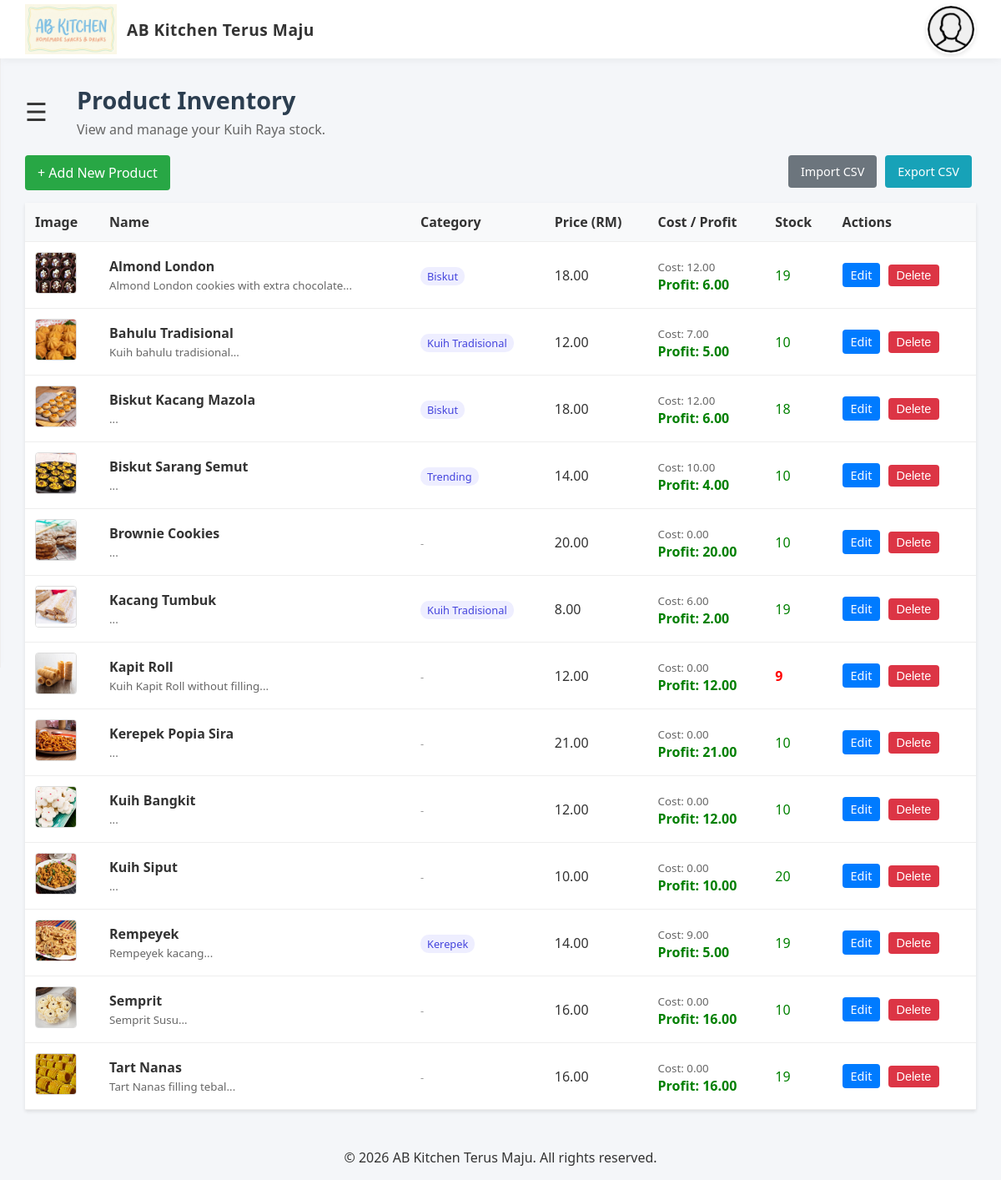
Before: /products (signed in) with the older database file.
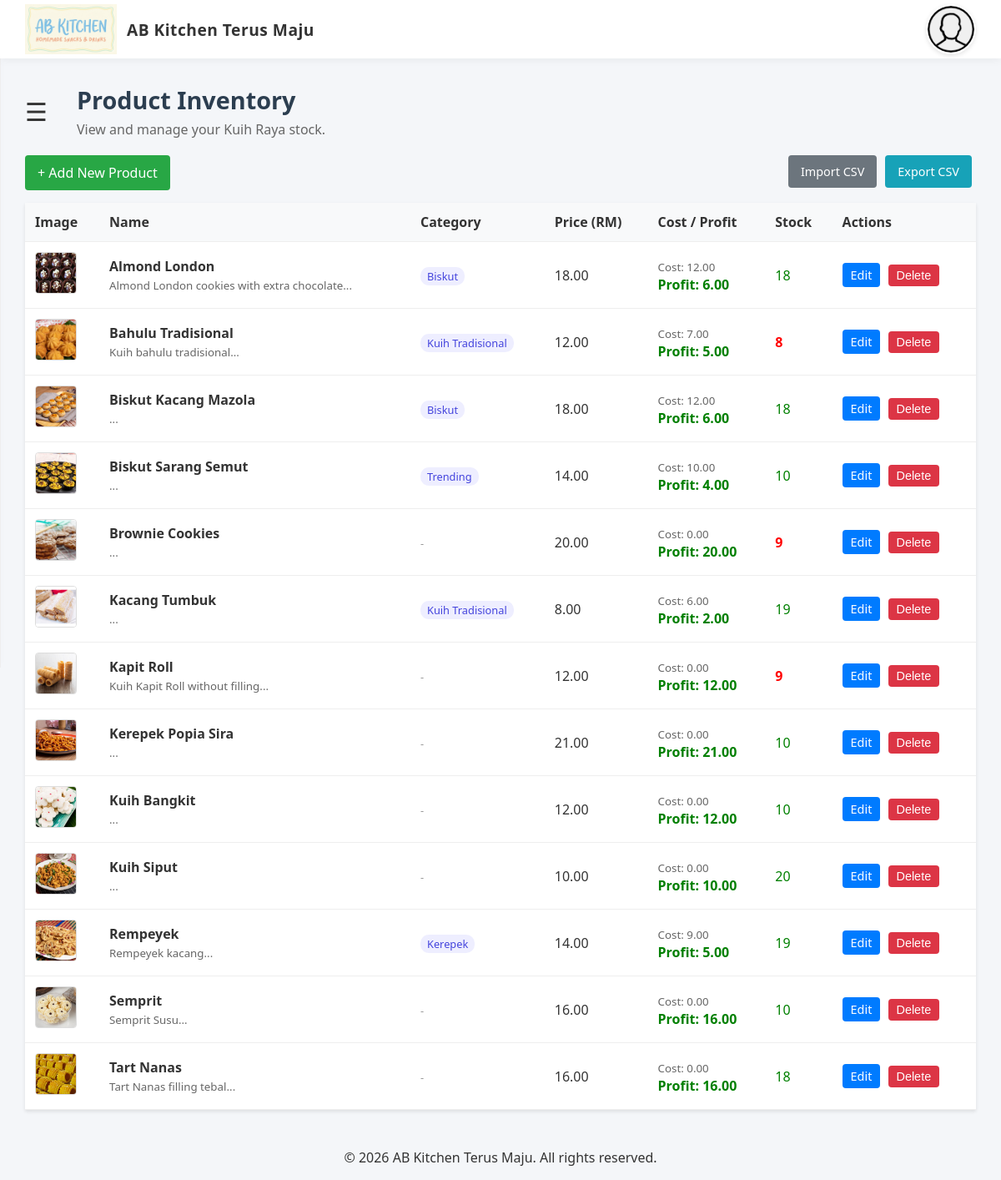
After: the same page with the newer database file.
### tables this page shows
CREATE TABLE products (
                id INTEGER PRIMARY KEY AUTOINCREMENT,
                name TEXT NOT NULL,
                description TEXT,
                price REAL NOT NULL,
                stock INTEGER DEFAULT 0,
                image_url TEXT,
                created_at DATETIME DEFAULT CURRENT_TIMESTAMP
            , stock_price REAL DEFAULT 0.00, category_id INTEGER DEFAULT NULL);

CREATE TABLE categories (
        id INTEGER PRIMARY KEY AUTOINCREMENT,
        name TEXT NOT NULL UNIQUE
    );

### pages/products/product_list.php (the view, shortened to what this page needs)
<?php
require_once '../../header.php';
$isAdmin = ($_SESSION['role'] === 'admin');
try {
    $stmt = $pdo->query("SELECT p.*, c.name as category_name FROM products p LEFT JOIN categories c ON p.category_id = c.id ORDER BY p.name ASC");
    $products = $stmt->fetchAll();
} catch (PDOException $e) {
    die("Error: " . $e->getMessage());
}
?>
<!DOCTYPE html>
<html lang="en">
<head>
    <link rel="stylesheet" href="../../styles/admin_dashboard.css">
</head>
<body>
    <main class="dashboard-container" id="main">
        <div class="dashboard-header">
            <span class="menu-toggle" onclick="openNav(event)">&#9776;</span>
            <div class="welcome-banner">
                <h1>Product Inventory</h1>
                <p>View and manage your Kuih Raya stock.</p>
            </div>
        </div>
        <?php if ($isAdmin): ?>
            <div style="margin-bottom:15px;">
                <a href="/products/add" class="btn-add" style="background:#28a745;color:white;padding:10px 15px;text-decoration:none;border-radius:4px;display:inline-block;">+ Add New Product</a>
                <a href="/products/export" class="btn-action" style="background:#17a2b8;padding:10px 15px;float:right;margin-left:5px;">Export CSV</a>
                <a href="/products/import" class="btn-action" style="background:#6c757d;padding:10px 15px;float:right;">Import CSV</a>
            </div>
        <?php endif; ?>
        <table class="product-table">
            <thead>
                <tr>
                    <th>Image</th>
                    <th>Name</th>
                    <th>Category</th>
                    <th>Price (RM)</th>
                    <?php if ($isAdmin): ?><th>Cost / Profit</th><?php endif; ?>
                    <th>Stock</th>
                    <?php if ($isAdmin): ?><th>Actions</th><?php endif; ?>
                </tr>
            </thead>
            <tbody>
                <?php foreach ($products as $p): ?>
                <tr>
                    <td>
                        <?php if ($p['image_url']): ?>
                            <img src="../../images/product/<?= htmlspecialchars($p['image_url']) ?>" class="product-img">
                        <?php else: ?>
                            <div style="width:50px;height:50px;background:#eee;display:flex;align-items:center;justify-content:center;color:#999;font-size:10px;">No Img</div>
                        <?php endif; ?>
                    </td>
                    <td>
                        <strong><?= htmlspecialchars($p['name']) ?></strong><br>
                        <small style="color:#666;"><?= htmlspecialchars(substr($p['description'], 0, 50)) ?>...</small>
                    </td>
                    <td>
                        <?php if (!empty($p['category_name'])): ?>
                            <span style="background:#eef;padding:2px 8px;border-radius:10px;font-size:0.8em;color:#44d;"><?= htmlspecialchars($p['category_name']) ?></span>
                        <?php else: ?>
                            <span style="color:#999;font-size:0.8em;">-</span>
                        <?php endif; ?>
                    </td>
                    <td><?= number_format($p['price'], 2) ?></td>
                    <?php if ($isAdmin): ?>
                    <td>
                        <small style="color:#666;">Cost: <?= number_format($p['stock_price'], 2) ?></small><br>
                        <?php $profit = $p['price'] - $p['stock_price']; ?>
                        <strong style="color:<?= $profit >= 0 ? 'green' : 'red' ?>;">
                            Profit: <?= number_format($profit, 2) ?>
                        </strong>
                    </td>
                    <?php endif; ?>
                    <td class="<?= $p['stock'] < 10 ? 'stock-low' : 'stock-ok' ?>">
                        <?= $p['stock'] ?>
                    </td>
                    <?php if ($isAdmin): ?>
                    <td>
                        <a href="/products/edit?id=<?= $p['id'] ?>" class="btn-action btn-edit">Edit</a>
                        <form method="POST" style="display:inline;" onsubmit="return confirm('Delete this product?');">
                            <button type="submit" name="delete_product" class="btn-action btn-delete">Delete</button>
                        </form>
                    </td>
                    <?php endif; ?>
                </tr>
                <?php endforeach; ?>
            </tbody>
        </table>
    </main>
    <?php include '../../footer.php'; ?>
</body>
</html>

Changed rows visible on the page:
changed products "Almond London": stock "19" → "18"
changed products "Bahulu Tradisional": stock "10" → "8"
changed products "Brownie Cookies": stock "10" → "9"
changed products "Tart Nanas": stock "19" → "18"
